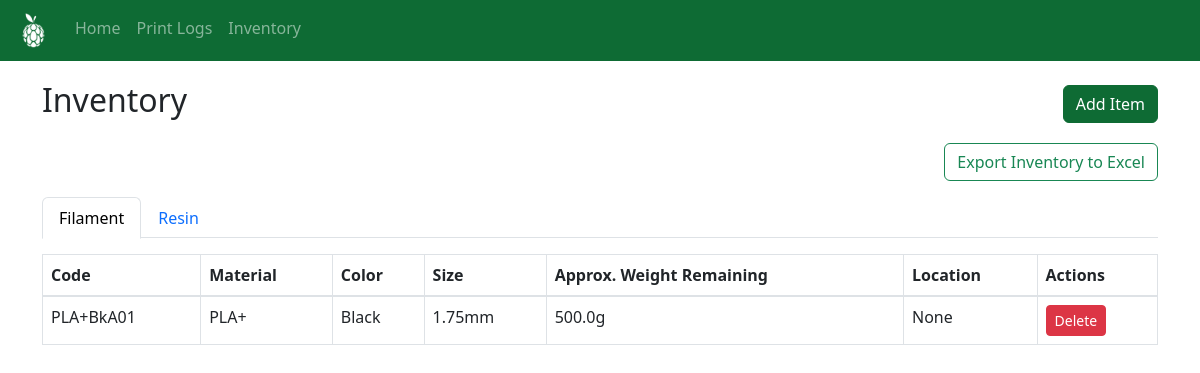
The page /inventory on the database as committed earlier.
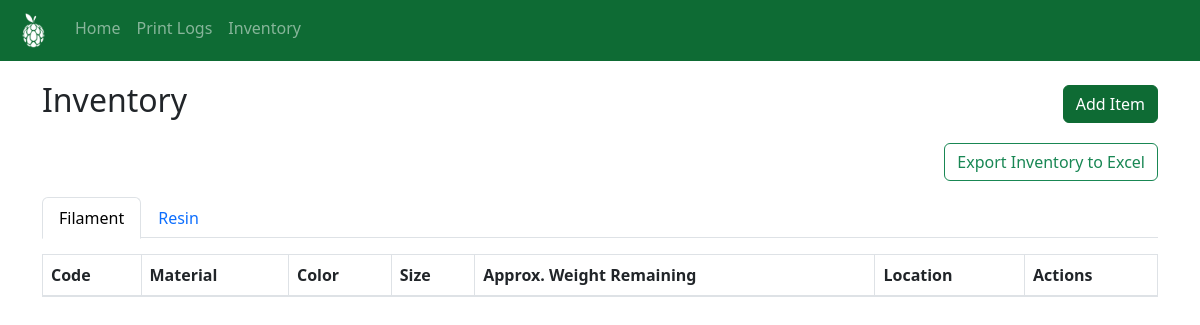
The same page on the database as committed later.
### website/models.py (models this page shows)
class FilamentInventory(db.Model):
    id = db.Column(db.Integer, primary_key=True)
    code = db.Column(db.String(20), unique=True, nullable=False)
    material = db.Column(db.String(50), nullable=False)
    color = db.Column(db.String(50), nullable=False)
    size = db.Column(db.String(5), nullable=True)
    weight_remaining = db.Column(db.Float, nullable=True)
    qr_filename = db.Column(db.String(100))
    location = db.Column(db.String(100))

### website/views.py (the view, shortened to what this page needs)
@views.route('/inventory', methods=['GET', 'POST'])
def inventory():
    filament_form = AddFilamentForm()
    resin_form = AddResinForm()
    fmat = db.session.query(FilamentInventory.material).distinct().all()
    fcol = db.session.query(FilamentInventory.color).distinct().all()
    fmat = [m[0] for m in fmat]
    fcol = [c[0] for c in fcol]
    rmat = db.session.query(ResinInventory.material).distinct().all()
    rmat = [m[0] for m in rmat]
    filament_form.material.choices = [(m, m) for m in fmat] + [("__new__", "Add New")]
    filament_form.color.choices = [(c, c) for c in fcol] + [("__new__", "Add New")]
    resin_form.material.choices = [(m, m) for m in rmat] + [("__new__", "Add New")]
    finv = FilamentInventory.query.all()
    rinv = ResinInventory.query.all()
    return render_template("inventory.html", finv=finv, rinv=rinv, filament_form=filament_form, resin_form=resin_form)

### website/templates/inventory.html (shortened to what this page needs)
{% extends 'base.html' %} {% block title %}Inventory{% endblock %} {% block
content %}
<div class="d-flex justify-content-between align-items-center mb-3">
  <h2>Inventory</h2>
  <button
    class="btn btn-success"
    data-bs-toggle="modal"
    data-bs-target="#addItemModal"
  >
    Add Item
  </button>
</div>
<div class="d-flex justify-content-end mb-3">
  <a
    href="{{ url_for('views.export_inventory') }}"
    class="btn btn-outline-success"
  >
    Export Inventory to Excel
  </a>
</div>
<ul
  class="nav nav-tabs"
  id="inventoryTabs"
  role="tablist"
>
  <li
    class="nav-item"
    role="presentation"
  >
    <button
      class="nav-link active"
      id="filament-inv-tab"
      data-bs-toggle="tab"
      data-bs-target="#filament-inventory"
      type="button"
    >
      Filament
    </button>
  </li>
  <li
    class="nav-item"
    role="presentation"
  >
    <button
      class="nav-link"
      id="resin-inv-tab"
      data-bs-toggle="tab"
      data-bs-target="#resin-inventory"
      type="button"
    >
      Resin
    </button>
  </li>
</ul>
<div class="tab-content mt-3">
  <div
    class="tab-pane fade show active"
    id="filament-inventory"
  >
    <table
      id="filamentTable"
      class="table table-bordered table-hover"
    >
      <thead>
        <tr>
          <th onclick="sortTable('filamentTable', 0)">Code</th>
          <th onclick="sortTable('filamentTable', 1)">Material</th>
          <th onclick="sortTable('filamentTable', 2)">Color</th>
          <th onclick="sortTable('filamentTable', 3)">Size</th>
          <th onclick="sortTable('filamentTable', 4)">
            Approx. Weight Remaining
          </th>
          <th onclick="sortTable('filamentTable', 5)">Location</th>
          <th>Actions</th>
        </tr>
      </thead>
      <tbody>
        {% for item in finv %}
        <tr>
          <td>{{ item.code }}</td>
          <td>{{ item.material }}</td>
          <td>{{ item.color }}</td>
          <td>{{ item.size }}</td>
          <td>{{ item.weight_remaining }}g</td>
          <td>{{ item.location }}</td>
          <td>
            <form
              method="POST"
              action="{{ url_for('views.delete_filament', item_id=item.id) }}"
              onsubmit="return confirm('Are you sure you want to delete this item?');"
            >
              <button
                type="submit"
                class="btn btn-danger btn-sm"
              >
                Delete
              </button>
            </form>
          </td>
        </tr>
        {% endfor %}
      </tbody>
    </table>
  </div>
</div>
{% endblock %}

Rows that differ between the two databases and show on the page:
removed FilamentInventory: code "PLA+BkA01", material "PLA+", color "Black", size "1.75mm", weight_remaining "500.0", location "None"
